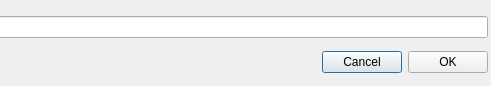
<?xml version="1.0" encoding="UTF-8"?>
<ui version="4.0">
 <class>NewWordsDialog</class>
 <widget class="QDialog" name="NewWordsDialog">
  <property name="sizePolicy">
   <sizepolicy hsizetype="Fixed" vsizetype="Fixed">
    <horstretch>0</horstretch>
    <verstretch>0</verstretch>
   </sizepolicy>
  </property>
  <property name="minimumSize">
   <size>
    <width>491</width>
    <height>86</height>
   </size>
  </property>
  <property name="maximumSize">
   <size>
    <width>491</width>
    <height>86</height>
   </size>
  </property>
  <property name="windowTitle">
   <string>Dialog</string>
  </property>
  <property name="sizeGripEnabled">
   <bool>false</bool>
  </property>
  <widget class="QWidget" name="gridWidget" native="true">
   <property name="geometry">
    <rect>
     <x>-3</x>
     <y>9</y>
     <width>491</width>
     <height>71</height>
    </rect>
   </property>
   <property name="sizePolicy">
    <sizepolicy hsizetype="Fixed" vsizetype="Fixed">
     <horstretch>0</horstretch>
     <verstretch>0</verstretch>
    </sizepolicy>
   </property>
   <layout class="QGridLayout" name="gridLayout">
    <item row="0" column="0">
     <widget class="QLineEdit" name="word_input_"/>
    </item>
    <item row="1" column="0">
     <layout class="QHBoxLayout" name="horizontalLayout">
      <item>
       <spacer name="horizontalSpacer">
        <property name="orientation">
         <enum>Qt::Horizontal</enum>
        </property>
        <property name="sizeHint" stdset="0">
         <size>
          <width>40</width>
          <height>20</height>
         </size>
        </property>
       </spacer>
      </item>
      <item>
       <widget class="QPushButton" name="cancel_button_">
        <property name="text">
         <string>Cancel</string>
        </property>
       </widget>
      </item>
      <item>
       <widget class="QPushButton" name="Ok_button">
        <property name="text">
         <string>OK</string>
        </property>
       </widget>
      </item>
     </layout>
    </item>
   </layout>
  </widget>
 </widget>
 <resources/>
 <connections/>
</ui>
